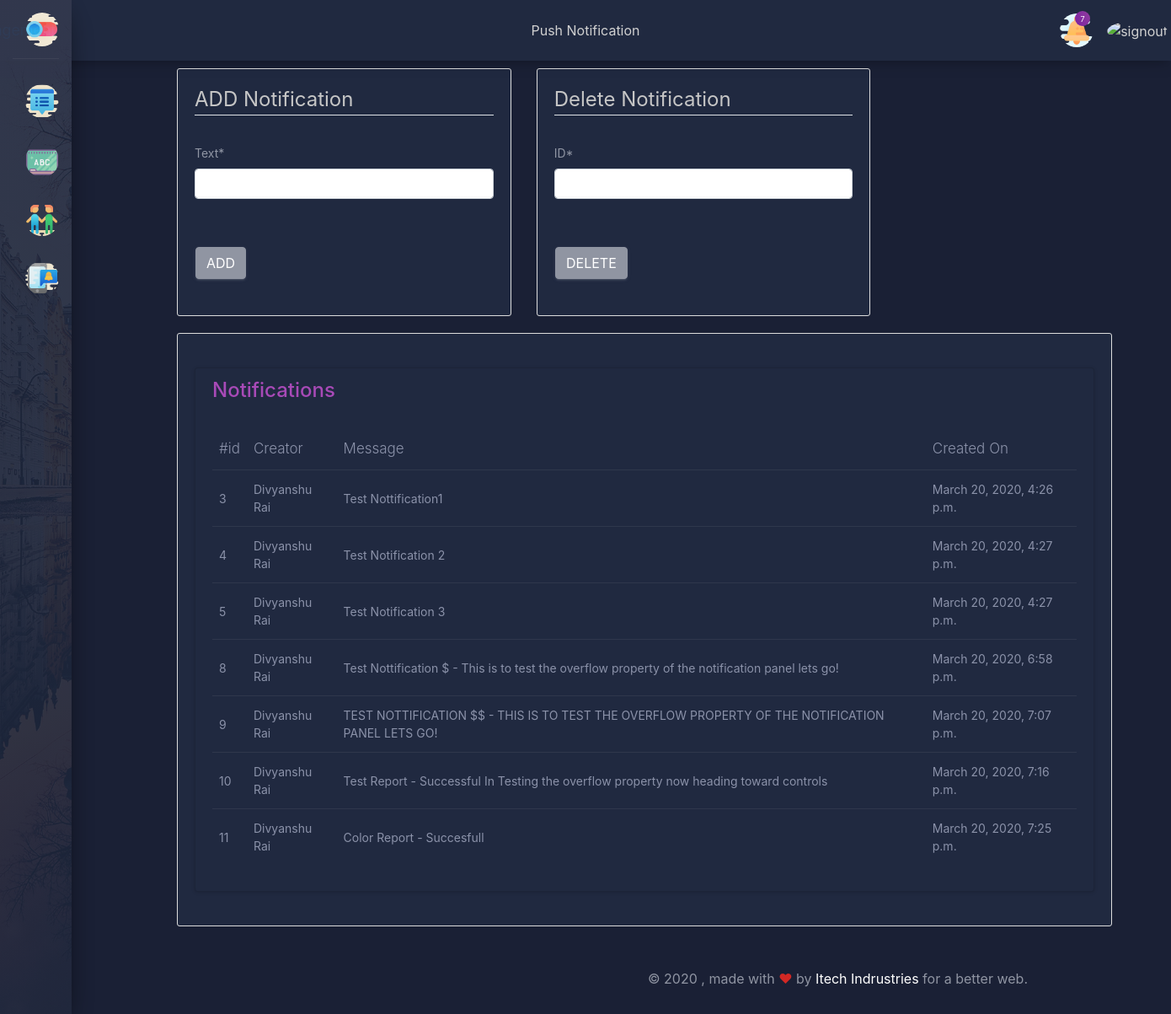
/pushnotification/ (signed in), run on the app's committed database.
### management/models.py (models this page shows, shortened)
class Notification(models.Model):
    user = models.ForeignKey(User, on_delete=models.CASCADE)
    text = models.CharField(max_length=200)
    timestamp = models.DateTimeField(auto_now=False, auto_now_add=True)

### management/decorators.py (the view)
    def _inner(request, *args, **kwargs):
        if not request.user.is_superuser:
            raise PermissionDenied("These Pages are only for administrator")
        return function(request, *args, **kwargs)

### management/forms.py
class AddNotificatationForm(forms.ModelForm):
    class Meta:
        model = Notification
        fields = ['text']

### management/views.py (called while the page is built)
@login_required
@superuser_only
def pushnotification(request):
    di={'title':'Push Notification'}
    di['noti_b_object'] = Notification.objects.all().order_by('-timestamp')
    childs=Notification(user=request.user)
    di['noti_object'] = Notification.objects.all()
    if request.method == 'POST':
        form = AddNotificatationForm(request.POST,instance=childs)
        if form.is_valid():
            data = form.save()
            messages.success(request, 'successfully added!')
            return redirect('pushnotification')
        else:
            messages.error(request, 'Some error occured!')
    else:
        form = AddNotificatationForm(instance=childs)
        di['form'] = form
    return render(request, 'pushnotification.html', di)

### management/templates/management/pushnotification.html (shortened to what this page needs)
{% extends "management/base.html" %}
{% load crispy_forms_tags %}
{% block content %}
<div class="container">
<div class="row">
<div class="col-md-4">
  <div class="content-section">
      <form method="POST">
          <fieldset class="form-group">
              <legend class="border-bottom mb-4">ADD Notification</legend>
              {{ form|crispy }}
          </fieldset>
          <div class="form-group">
              <button class="btn btn-outline-info" type="submit">Add</button>
          </div>
      </form>
  </div>
</div>
<div class="col-md-4">
  <div class="content-section">
    <form id="formsub" method="POST">
        <fieldset class="form-group">
            <legend class="border-bottom mb-4">Delete Notification</legend>
              <div id="div_id_text" class="form-group"> <label for="id_text" class=" requiredField">
              ID<span class="asteriskField">*</span> </label> <div class=""> <input type="text" name="text" maxlength="200" class="textinput textInput form-control" required="" id="numit"> </div> </div>
        </fieldset>
        <div class="form-group">
            <button id="formsubbtn" type="submit" class="btn btn-outline-info">Delete</button>
        </div>
    </form>
  </div>
</div>
</div>
</div>
<div class="container">
  <div class="content-section">
    <div class="card">
      <div class="card-header">
        <h4 class="card-title text-primary">Notifications</h4>
      </div>
      <div class="card-body table-responsive">
        <table class="table table-hover">
          <thead class="text-dark"><strong>
            <tr>
              <th>#id</th>
              <th>Creator</th>
              <th>Message</th>
              <th>Created On</th>
          </tr></strong></thead>
          <tbody>
            {% for i in noti_object %}
            <tr>
              <td>{{i.id}}</td>
              <td>{{i.user.first_name}} {{i.user.last_name}}</td>
              <td>{{i.text}}</td>
              <td>{{i.timestamp}}</td>
            </tr>
            {% endfor %}
          </tbody>
        </table>
      </div>
    </div>
  </div>
</div>
{% endblock content %}

### management/templates/management/base.html (shortened to what this page needs)
{% load static %}
<!DOCTYPE html>
<html lang="en" dir="ltr">
  <head>
    <link rel="stylesheet" type="text/css" href="{% static '/material-dashboard.css' %}">
    <link rel="stylesheet" href="https://maxcdn.bootstrapcdn.com/bootstrap/4.0.0/css/bootstrap.min.css">
    <link rel="stylesheet" type="text/css" href="{% static '/main3.css' %}">
  </head>
  <body class="{{ user.settings.theme }}">
    <header class="site-header">
      <nav class="navbar navbar-expand-md navbar-dark bg-steel fixed-top">
        <div class="container">
          <a class="navbar-brand mr-4 headtitle" style="color:#007bff;" href="{% url 'home' %}">Management</a>
          <div class="collapse navbar-collapse" id="navbarToggle">
            <div class="navbar-nav mr-auto">
              <a class="nav-item nav-link titleb01" href="#">{{title}}</a>
            </div>
            <div class="navbar-nav profilemenuz01">
                <div id="noti-btn" class="nav-item nav-link dropdown" style="cursor: pointer;"><img data-toggle="dropdown" class="imgnavb" src="{% static '/notification.png' %}" title="Notification" alt="Notification">
                  {% if noti_b_object %}
                    <span class="notification">{{noti_b_object.count}}</span>
                  {% endif %}
                </div>
                <a class="nav-item nav-link" href="{% url 'logout' %}"><img class="imgnavb" src="{% static '/signout.png' %}" title="signout" alt="signout"></a>
            </div>
          </div>
        </div>
      </nav>
    </header>
    <menu>
    <div class="sidebar" id="sidebar" data-color="azure" data-background-color="black" data-image="{% static '/sidebar-2.jpg' %}">
    <div class="logo">
      <img class="imgnavb" onclick="myFunction(this)" src="{% static '/off (1).png' %}" title="Notification" alt="Notification">
        </div>
      <div class="sidebar-wrapper">
        <ul class="nav">
          <li class="nav-item">
            <a class="nav-link crunchlink" href="/">
              <img class="imgnavb" src="{% static '/dashboard.png' %}" title="Notification" alt="Notification">
              <span>&nbsp;&nbsp;&nbsp;&nbsp;Dashboard</span>
            </a>
          </li>
          {% if user.is_superuser %}
          <li class="nav-item ">
            <a class="nav-link crunchlink" href="/classes">
              <img class="imgnavb" src="{% static '/class.png' %}" title="Notification" alt="Notification">
              <span>&nbsp;&nbsp;&nbsp;&nbsp;Classes</span>
            </a>
          </li>
          {% endif %}
          {% if jt != 0 %}
          <li class="nav-item ">
            <a class="nav-link crunchlink" href="/student">
              <img class="imgnavb" src="{% static '/student.png' %}" title="Notification" alt="Notification">
              <span>&nbsp;&nbsp;&nbsp;&nbsp;Student</span>
            </a>
          </li>
          {% endif %}
          {% if user.is_superuser %}
          <li class="nav-item ">
            <a class="nav-link crunchlink" href="/pushnotification">
              <img class="imgnavb" src="{% static '/pushnotification.png' %}" title="Notification" alt="Notification">
              <span>&nbsp;&nbsp;&nbsp;&nbsp;Push Notification</span>
            </a>
          </li>
          {% endif %}
        </ul>
      </div>
    </div>
    </menu>
    <main role="main" class="container">
      <div class="row">
        <div class="col-md-8">
        </div>
        {% block content %}{% endblock %}
      </div>
      <footer class="footer">
        <div class="container-fluid">
          <div class="copyright float-right" id="date">© 2020
            , made with <span class="text-danger">&#10084;</span> by
            <a href="https://itechindrustries.com" target="_blank">Itech Indrustries</a> for a better web.
          </div>
        </div>
      </footer>
    </main>
  </body>
</html>

### management/static/management/main3.css (style rules this page uses)
body { background: #e7e7e7; color: #333333; margin-top: 5rem; overflow-x: hidden; }
h1, h2, h3, h4, h5, h6 { color: #444444; }
ul { margin: 0; }
.bg-steel { background-color: #fff; box-shadow: 0 0 0 0; }
.headtitle { color: var(--blue); position: relative; left: -200px; }
.titleb01 { position: absolute; left: 50%; top: 50%; transform: translate(-50%, -50%); }
.navbar-nav .nav-link { color: #000; }
.profilemenuz01 { position: relative;right: -200px; }
.imgnavb { width: 40px;height: 40px;border-radius: 50% }
.content-section { background: #ffffff; padding: 10px 20px; border: 1px solid #dddddd; border-radius: 3px; margin-bottom: 20px; }
.sidebar[data-background-color="black"] { background-color: #191919; }
.sidebar, .main-panel, .sidebar-wrapper { -webkit-transition-property: top, bottom, width; transition-property: top, bottom, width; -webkit-transition-duration: .2s, .2s, .35s; transition-duration: .2s, .2s, .35s; -webkit-transition-timing-function: linear, linear, ease; transition-timing-function: linear, linear, ease; -webkit-overflow-scrolling: touch; }
.sidebar { position: fixed; top: 0; bottom: 0; left: 0; z-index: 2000; width: 85px; background: #fff; box-shadow: 0 16px 38px -12px rgba(0, 0, 0, 0.56), 0 4px 25px 0px rgba(0, 0, 0, 0.12), 0 8px 10px -5px rgba(0, 0, 0, 0.2); overflow: hidden; }
.sidebar .logo { padding: 15px 30px; margin: 0; display: block; position: relative; z-index: 4; }
.caret, .sidebar a, .animation-transition-fast-in { -webkit-transition: all 150ms ease-in; -moz-transition: all 150ms ease-in; -o-transition: all 150ms ease-in; -ms-transition: all 150ms ease-in; transition: all 150ms ease-in; }
.sidebar .logo:after { content: ''; position: absolute; bottom: 0; right: 15px; height: 1px; width: calc(100% - 30px); background-color: rgba(180, 180, 180, 0.3); }
.sidebar .sidebar-wrapper { position: relative; overflow: auto; width: 260px; z-index: 4; padding-bottom: 30px; }
.sidebar .nav { margin-top: 20px; display: block; }
.nav { display: flex; flex-wrap: wrap; padding-left: 0; margin-bottom: 0; list-style: none; }
.sidebar .nav li:first-child>a { margin: 0 15px; }
.sidebar .nav li a, .sidebar .nav li .dropdown-menu a { margin: 10px 15px 0; border-radius: 3px; color: #3C4858; padding-left: 10px; padding-right: 10px; text-transform: capitalize; font-size: 13px; padding: 10px 15px; }
.row { width: 160vh; }
.sidebar { background: linear-gradient(0deg, #1f283ee8, #1f283ee8), url(/static/sidebar-2.jpg); background-size: cover; background-position: bottom; }
.crunchlink span { font-size: initial;color:#fff;font-weight: 600; }
.dark-edition .bg-steel { background: #202940; box-shadow: 0 4px 18px 0px rgba(0, 0, 0, 0.12), 0 7px 10px -5px rgba(0, 0, 0, 0.15); }
.dark-edition .titleb01 { color: #d1d1d1; }

### data on the page
Notification: id "3", user.first_name "Divyanshu", user.last_name "Rai", text "Test Nottification1", timestamp "March 20, 2020, 4:26 p.m."
Notification: id "4", user.first_name "Divyanshu", user.last_name "Rai", text "Test Notification 2", timestamp "March 20, 2020, 4:27 p.m."
Notification: id "5", user.first_name "Divyanshu", user.last_name "Rai", text "Test Notification 3", timestamp "March 20, 2020, 4:27 p.m."
Notification: id "8", user.first_name "Divyanshu", user.last_name "Rai", text "Test Nottification $ - This is to test the overflow property of the notification panel lets go!", timestamp "March 20, 2020, 6:58 p.m."
Notification: id "9", user.first_name "Divyanshu", user.last_name "Rai", text "TEST NOTTIFICATION $$ - THIS IS TO TEST THE OVERFLOW PROPERTY OF THE NOTIFICATION PANEL LETS GO!", timestamp "March 20, 2020, 7:07 p.m."
Notification: id "10", user.first_name "Divyanshu", user.last_name "Rai", text "Test Report - Successful In Testing the overflow property now heading toward controls", timestamp "March 20, 2020, 7:16 p.m."
Notification: id "11", user.first_name "Divyanshu", user.last_name "Rai", text "Color Report - Succesfull", timestamp "March 20, 2020, 7:25 p.m."

### other printed values
{{ title }} "Push Notification"
{{ noti_b_object.count }} "7"
